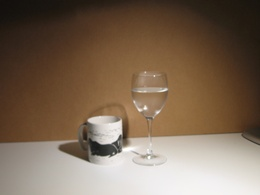
%> input picture computational_photography/color mixing/images/IMG_2023.JPG, 260 x 195 px, shrunk from 2272 x 1704 before the run
$ octave main_loop.m   (GNU Octave 9; MATLAB toolbox functions it lacks are replaced by stand-ins)
%> lines starting %> are read from the running program, lines starting %| are printed output that depends on the picture
### computational_photography/color mixing/matlab_code/split.m
function [I1,I2,I3] = split(A1)

dimensions =  size(A1) ;
m = dimensions(1)
n = dimensions(2)
c = dimensions(3)


I1 = zeros(m,n,c);
I2 = zeros(m,n,c);
I3 = zeros(m,n,c);

for i = 1:m,
    for j=1:n,
        I1(i,j,1) = A1(i,j,1);
        I2(i,j,2) = A1(i,j,2);
        I3(i,j,3) = A1(i,j,3);
    end
end

end

### computational_photography/color mixing/matlab_code/extension.m
function [I] = extension(I1,I2,I3,functor)

dimensions =  size(I1) ;
m = dimensions(1);
n = dimensions(2);
c = dimensions(3);

I = zeros(m,n,c);

for i = 1:m,
    for j=1:n,
      I(i,j,1) = functor([I1(i,j,1),I2(i,j,2),I3(i,j,3)],1);
      I(i,j,2) = functor([I1(i,j,1),I2(i,j,2),I3(i,j,3)],2);
      I(i,j,3) = functor([I1(i,j,1),I2(i,j,2),I3(i,j,3)],3);
  end
end

### computational_photography/color mixing/matlab_code/ternary.m
function x=ternary(alpha,a,b)
x=b;
if alpha,
  x=a;
end
end

### computational_photography/color mixing/matlab_code/main_loop.m
%image1 = 'moon1.jpeg';
%image2 = 'moon2.png';
%image1 = 'apple.jpg';

image1 = 'IMG_2023.JPG';
image2 = 'IMG_2024.JPG';
image3 = 'IMG_2025.JPG';

A1 = imread(image1);
%> A1 is the input picture: size 195x260x3 uint8; mean R, G, B 125.4, 105.6, 86.7
A1 = im2double(A1);
%> A1: size 195x260x3 double
%A1 = imresize(A1,4);

A2 = imread(image2);
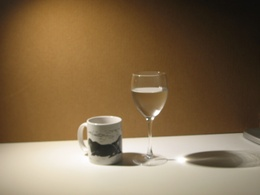
%> input picture computational_photography/color mixing/images/IMG_2024.JPG, 260 x 195 px, shrunk from 2272 x 1704 before the run
%> A2 is the input picture: size 195x260x3 uint8; mean R, G, B 133.3, 109.8, 79.1
A2 = im2double(A2);
%> A2: size 195x260x3 double
%A2 = imresize(A2,4);

A3 = imread(image3);
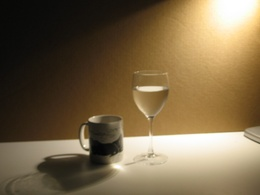
%> input picture computational_photography/color mixing/images/IMG_2025.JPG, 260 x 195 px, shrunk from 2272 x 1704 before the run
%> A3 is the input picture: size 195x260x3 uint8; mean R, G, B 121.3, 102.5, 72.5
A3 = im2double(A3);
%> A3: size 195x260x3 double
% [6 lines of commented-out code are left out]

[I1,I2,I3] = split(A1);
[I4,I5,I6] = split(A2);
[I7,I8,I9] = split(A3);
%> after the loop in split (call 3), `for i = 1:m,`:
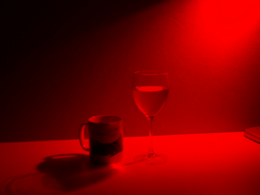
%> I1: size 195x260x3 double; mean R, G, B 0.476, 0, 0
%> after the loop in split (call 3), `for i = 1:m,`:
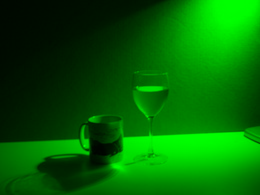
%> I2: size 195x260x3 double; mean R, G, B 0, 0.402, 0
%> after the loop in split (call 3), `for i = 1:m,`:
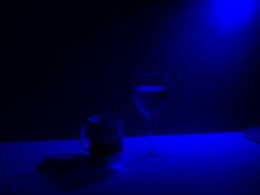
%> I3: size 195x260x3 double; mean R, G, B 0, 0, 0.284

F1=@(a,d)(a(d));
F2=@(a,d)( a(d)^2/(a(1)^2+a(2)^2+a(3)^2+0.000001) );
F3=@(a,d)( cos(a(d)) )
F4=@(a,d)( ternary(a(d) == max(a),a(d),0) )
F5=@(a,d)( ternary(a(d) == min(a),a(d),0) )


[A] = extension(I1,I5,I9,F1);
imshow(A);
imwrite(A,'simple_result1.png','png');

[A] = extension(I1,I5,I9,F2);
%> after the loop in extension (call 2), `for i = 1:m,`:
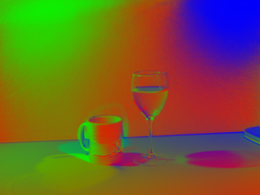
%> I: size 195x260x3 double; mean R, G, B 0.448, 0.368, 0.184
imshow(A);
imwrite(A,'simple_result2.png','png');

[A] = extension(I1,I5,I9,F3);
%> after the loop in extension (call 3), `for i = 1:m,`:
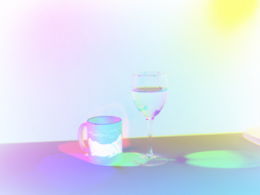
%> I: size 195x260x3 double; mean R, G, B 0.857, 0.883, 0.931
imshow(A);
imwrite(A,'simple_result3.png','png');

%> (the run ends here)
